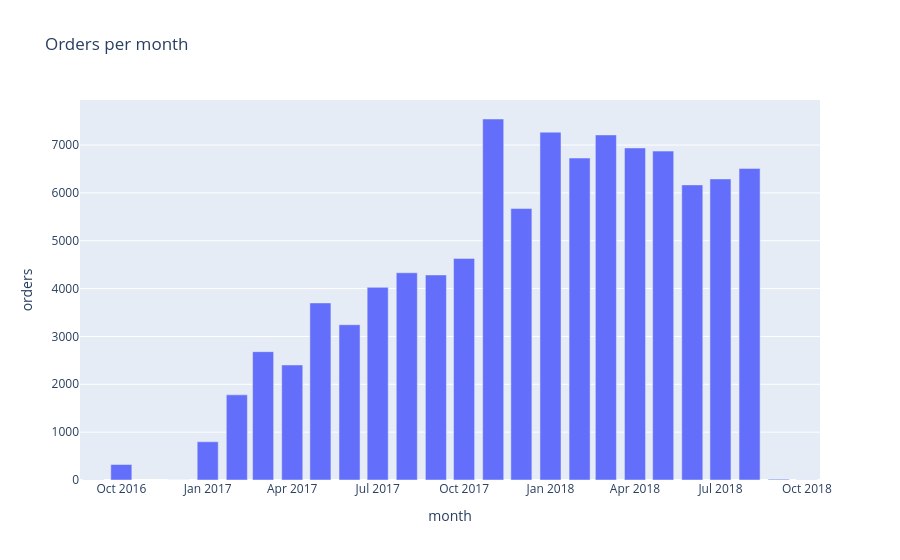

Source (notebook cell):
### Markdown cell above
## 5. Time coverage and usable window
**Look for:** months with very few orders at the start or end of the data. Sparse months distort trends and forecasts, so we decide a window to analyse.

### Code cell
monthly = q("""
    SELECT strftime(date_trunc('month', TRY_CAST(order_purchase_timestamp AS TIMESTAMP)), '%Y-%m') AS month,
           COUNT(*) AS orders,
           COUNT(*) FILTER (WHERE order_status = 'delivered') AS delivered_orders
    FROM raw.orders
    GROUP BY 1 ORDER BY 1
""")
display(monthly)
display(q("""
    SELECT MIN(TRY_CAST(order_purchase_timestamp AS TIMESTAMP)) AS first_order,
           MAX(TRY_CAST(order_purchase_timestamp AS TIMESTAMP)) AS last_order,
           COUNT(*) FILTER (WHERE TRY_CAST(order_purchase_timestamp AS TIMESTAMP) IS NULL) AS unparseable
    FROM raw.orders
"""))
px.bar(monthly, x="month", y="orders", title="Orders per month").show()

### Figure 1 — Plotly figure (JSON) as saved in the notebook; plotly's stock layout.template omitted (floating-point values rounded to 4 significant figures)
{"data": [{"hovertemplate": "month=%{x}<br>orders=%{y}<extra></extra>", "legendgroup": "", "marker": {"color": "#636efa", "pattern": {"shape": ""}}, "name": "", "orientation": "v", "showlegend": false, "textposition": "auto", "type": "bar", "x": ["2016-09", "2016-10", "2016-12", "2017-01", "2017-02", "2017-03", "2017-04", "2017-05", "2017-06", "2017-07", "2017-08", "2017-09", "2017-10", "2017-11", "2017-12", "2018-01", "2018-02", "2018-03", "2018-04", "2018-05", "2018-06", "2018-07", "2018-08", "2018-09", "2018-10"], "xaxis": "x", "y": [4, 324, 1, 800, 1780, 2682, 2404, 3700, 3245, 4026, 4331, 4285, 4631, 7544, 5673, 7269, 6728, 7211, 6939, 6873, 6167, 6292, 6512, 16, 4], "yaxis": "y"}], "layout": {"barmode": "relative", "legend": {"tracegroupgap": 0}, "title": {"text": "Orders per month"}, "xaxis": {"anchor": "y", "domain": [0, 1], "title": {"text": "month"}}, "yaxis": {"anchor": "x", "domain": [0, 1], "title": {"text": "orders"}}}}
